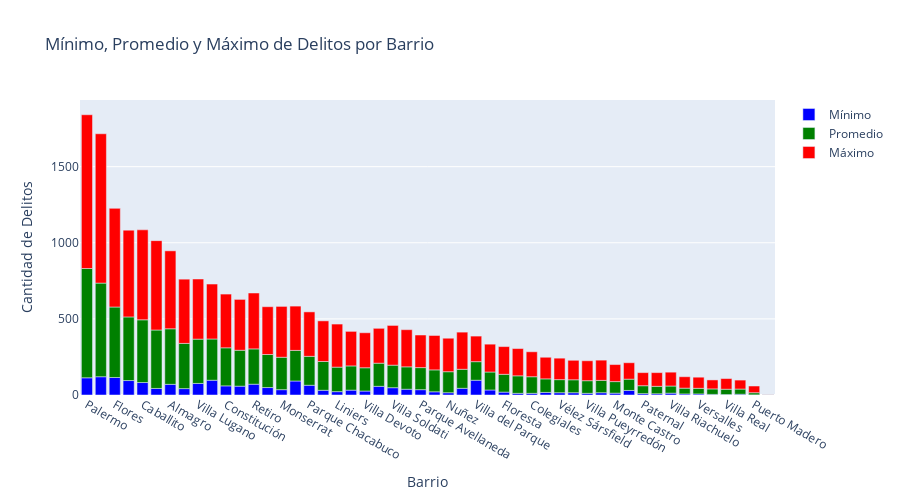

Here is the notebook cell this chart was saved with:
### Code cell
fig = go.Figure()

fig.add_trace(go.Bar(x=con1["barrio"], y=con1["min(numeroDelitosMes)"], name="Mínimo",
                     marker_color="blue"))
fig.add_trace(go.Bar(x=con1["barrio"], y=con1["promedioMensual"], name="Promedio",
                     marker_color="green"))
fig.add_trace(go.Bar(x=con1["barrio"], y=con1["max(numeroDelitosMes)"], name="Máximo",
                     marker_color="red"))

fig.update_layout(title="Mínimo, Promedio y Máximo de Delitos por Barrio",
                  xaxis_title="Barrio", yaxis_title="Cantidad de Delitos",
                  barmode="relative", height=500)

fig.show()

### Figure 1 — Plotly figure (JSON) as saved in the notebook; plotly's stock layout.template omitted (floating-point values rounded to 4 significant figures)
{"data": [{"marker": {"color": "blue"}, "name": "Mínimo", "type": "bar", "x": ["Palermo", "Balvanera", "Flores", "Recoleta", "Caballito", "San Nicolás", "Almagro", "Belgrano", "Villa Lugano", "Barracas", "Constitución", "Villa Crespo", "Retiro", "Mataderos", "Monserrat", "Nueva Pompeya", "Parque Chacabuco", "Villa Urquiza", "Liniers", "San Cristóbal", "Villa Devoto", "Parque Patricios", "Villa Soldati", "Boedo", "Parque Avellaneda", "Saavedra", "Nuñez", "Boca", "Villa del Parque", "Chacarita", "Floresta", "San Telmo", "Colegiales", "Villa Gral. Mitre", "Vélez Sársfield", "Villa Santa Rita", "Villa Pueyrredón", "Villa Luro", "Monte Castro", "Villa Del Parque", "Paternal", "Villa Ortuzar", "Villa Riachuelo", "Coghlan", "Versalles", "Parque Chas", "Villa Real", "Agronomía", "Puerto Madero", "Nueva pompeya"], "y": [113, 120, 115, 95, 82, 43, 70, 42, 76, 97, 60, 58, 71, 49, 35, 92, 64, 31, 22, 32, 26, 57, 48, 38, 35, 21, 15, 44, 97, 33, 19, 11, 11, 17, 15, 15, 11, 15, 12, 30, 9, 8, 12, 7, 7, 4, 3, 5, 1, 1]}, {"marker": {"color": "green"}, "name": "Promedio", "type": "bar", "x": ["Palermo", "Balvanera", "Flores", "Recoleta", "Caballito", "San Nicolás", "Almagro", "Belgrano", "Villa Lugano", "Barracas", "Constitución", "Villa Crespo", "Retiro", "Mataderos", "Monserrat", "Nueva Pompeya", "Parque Chacabuco", "Villa Urquiza", "Liniers", "San Cristóbal", "Villa Devoto", "Parque Patricios", "Villa Soldati", "Boedo", "Parque Avellaneda", "Saavedra", "Nuñez", "Boca", "Villa del Parque", "Chacarita", "Floresta", "San Telmo", "Colegiales", "Villa Gral. Mitre", "Vélez Sársfield", "Villa Santa Rita", "Villa Pueyrredón", "Villa Luro", "Monte Castro", "Villa Del Parque", "Paternal", "Villa Ortuzar", "Villa Riachuelo", "Coghlan", "Versalles", "Parque Chas", "Villa Real", "Agronomía", "Puerto Madero", "Nueva pompeya"], "y": [718, 615, 463, 418, 412, 384, 365, 297, 291, 271, 250, 236, 232, 217, 213, 201, 190, 189, 161, 159, 153, 152, 148, 147, 145, 144, 138, 125, 122, 118, 117, 115, 109, 89, 86, 85, 83, 81, 76, 74, 52, 49, 47, 38, 37, 36, 35, 34, 14, 1]}, {"marker": {"color": "red"}, "name": "Máximo", "type": "bar", "x": ["Palermo", "Balvanera", "Flores", "Recoleta", "Caballito", "San Nicolás", "Almagro", "Belgrano", "Villa Lugano", "Barracas", "Constitución", "Villa Crespo", "Retiro", "Mataderos", "Monserrat", "Nueva Pompeya", "Parque Chacabuco", "Villa Urquiza", "Liniers", "San Cristóbal", "Villa Devoto", "Parque Patricios", "Villa Soldati", "Boedo", "Parque Avellaneda", "Saavedra", "Nuñez", "Boca", "Villa del Parque", "Chacarita", "Floresta", "San Telmo", "Colegiales", "Villa Gral. Mitre", "Vélez Sársfield", "Villa Santa Rita", "Villa Pueyrredón", "Villa Luro", "Monte Castro", "Villa Del Parque", "Paternal", "Villa Ortuzar", "Villa Riachuelo", "Coghlan", "Versalles", "Parque Chas", "Villa Real", "Agronomía", "Puerto Madero", "Nueva pompeya"], "y": [1010, 981, 648, 570, 591, 587, 512, 422, 395, 361, 353, 334, 367, 314, 334, 291, 292, 267, 283, 227, 230, 229, 261, 244, 214, 226, 220, 244, 168, 183, 182, 179, 164, 142, 141, 128, 131, 133, 112, 108, 86, 90, 91, 75, 73, 59, 70, 59, 44, 1]}], "layout": {"barmode": "relative", "height": 500, "title": {"text": "Mínimo, Promedio y Máximo de Delitos por Barrio"}, "xaxis": {"title": {"text": "Barrio"}}, "yaxis": {"title": {"text": "Cantidad de Delitos"}}}}
